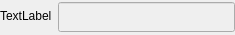
<?xml version="1.0" encoding="UTF-8"?>
<ui version="4.0">
 <class>ColorPickerWidget</class>
 <widget class="QWidget" name="ColorPickerWidget">
  <property name="geometry">
   <rect>
    <x>0</x>
    <y>0</y>
    <width>235</width>
    <height>35</height>
   </rect>
  </property>
  <property name="minimumSize">
   <size>
    <width>0</width>
    <height>35</height>
   </size>
  </property>
  <property name="maximumSize">
   <size>
    <width>16777215</width>
    <height>38</height>
   </size>
  </property>
  <property name="windowTitle">
   <string>Form</string>
  </property>
  <layout class="QGridLayout" name="gridLayout">
   <property name="leftMargin">
    <number>0</number>
   </property>
   <property name="topMargin">
    <number>2</number>
   </property>
   <property name="rightMargin">
    <number>0</number>
   </property>
   <property name="bottomMargin">
    <number>6</number>
   </property>
   <item row="0" column="1">
    <widget class="QLineEdit" name="lineEdit">
     <property name="enabled">
      <bool>false</bool>
     </property>
     <property name="minimumSize">
      <size>
       <width>0</width>
       <height>30</height>
      </size>
     </property>
    </widget>
   </item>
   <item row="0" column="0">
    <widget class="QLabel" name="label">
     <property name="text">
      <string>TextLabel</string>
     </property>
    </widget>
   </item>
  </layout>
 </widget>
 <resources/>
 <connections/>
</ui>
